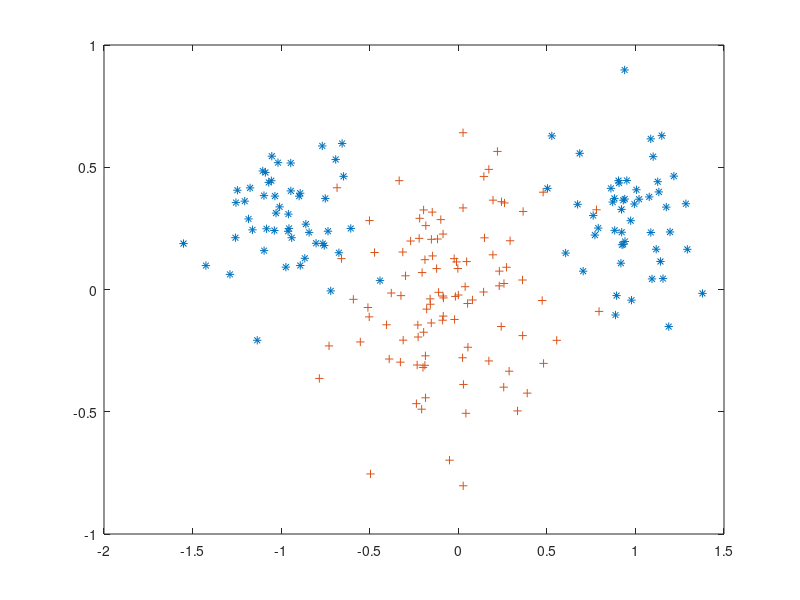

Here is the MATLAB script that generated this plot:
clear;
mid_A1 = -1.0;
mid_A2 = 0.3;
mid_B1 = 0.0;
mid_B2 = -0.1;
std_A = 0.2;
std_B = 0.3;

classA(1, :) = [randn(1, 50) .* std_A + mid_A1, randn(1, 50) .* std_A - mid_A1];
classA(2, :) = randn(1, 100) .* std_A + mid_A2;
classB(1, :) = randn(1, 100) .* std_B + mid_B1;
classB(2, :) = randn(1, 100) .* std_B + mid_B2;

patterns = [classA, classB];
targets = [ones(1, 100), -ones(1, 100)];
permute = randperm(200);
patterns = patterns(:, permute);
targets = targets(:, permute);

plot(patterns(1, find(targets>0)), ...
    patterns(2, find(targets>0)), '*', ...
    patterns(1, find(targets<0)), ...
    patterns(2, find(targets<0)), '+');